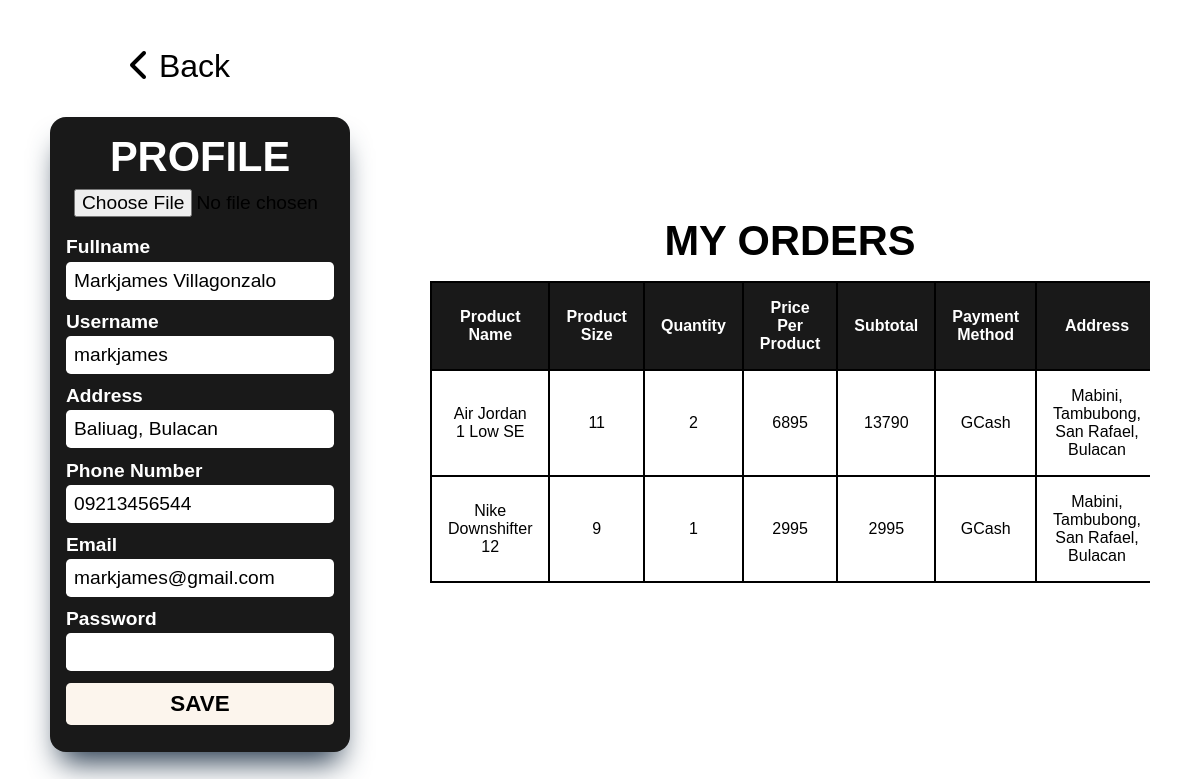
The page /php/profile.php (signed in) on the database its author committed.
### tables this page shows
CREATE TABLE `tbusers` (
  `user_id` int(11) NOT NULL,
  `user_fullName` varchar(255) NOT NULL,
  `user_username` varchar(255) NOT NULL,
  `user_password` varchar(255) NOT NULL,
  `user_email` varchar(255) NOT NULL,
  `user_contactNo` varchar(255) NOT NULL,
  `user_address` varchar(255) NOT NULL,
  `user_image` varchar(255) NOT NULL,
  `acc_type` varchar(255) NOT NULL
);

CREATE TABLE `tborders` (
  `order_id` int(11) NOT NULL,
  `product_id` int(11) NOT NULL,
  `order_product_size` varchar(255) NOT NULL,
  `order_quantity` int(11) NOT NULL,
  `user_id` int(11) NOT NULL,
  `order_price` int(11) NOT NULL,
  `order_payment_method` varchar(255) NOT NULL,
  `order_address` varchar(255) NOT NULL,
  `order_date` date NOT NULL DEFAULT current_timestamp(),
  `order_arrival_date` date DEFAULT NULL,
  `order_status` varchar(255) NOT NULL
);

CREATE TABLE `tbproducts` (
  `product_id` int(11) NOT NULL,
  `product_name` varchar(255) NOT NULL,
  `product_description` varchar(1000) NOT NULL,
  `product_category` varchar(255) NOT NULL,
  `product_sport` varchar(255) NOT NULL,
  `product_stocks` int(11) NOT NULL,
  `product_image` varchar(255) NOT NULL,
  `product_brand` varchar(255) NOT NULL,
  `product_price` int(11) NOT NULL,
  `date_added` date NOT NULL DEFAULT current_timestamp()
);

### php/profile.php (the view, shortened to what this page needs)
<?php
    include('conn.php');
    $userID = $_SESSION['id'];
    $search = isset($_GET['search']) ? $_GET['search'] : '';
    $userDetailsQuery = "SELECT * FROM tbusers WHERE user_id = $userID";
    $userDetailsResult = $conn->query($userDetailsQuery);
    $userDetails = $userDetailsResult->fetch_assoc();
    $selectQuery = 'SELECT
        tborders.order_id,
        tborders.product_id,
        tborders.order_product_size,
        tbproducts.product_name,
        tbproducts.product_price,
        tborders.user_id,
        tbusers.user_username,
        tborders.order_quantity,
        tborders.order_price,
        tborders.order_payment_method,
        tborders.order_address,
        tborders.order_date,
        tborders.order_arrival_date,
        tborders.order_status
    FROM
        tborders
    INNER JOIN
        tbproducts ON tborders.product_id = tbproducts.product_id
    INNER JOIN
        tbusers ON tborders.user_id = tbusers.user_id
    WHERE
        tborders.order_id LIKE "%' . $search . '%"
        OR tbproducts.product_name LIKE "%' . $search . '%"
        OR tbusers.user_username LIKE "%' . $search . '%"
        OR tborders.order_quantity LIKE "%' . $search . '%"
        OR tborders.order_price LIKE "%' . $search . '%"
        OR tborders.order_payment_method LIKE "%' . $search . '%"
        OR tborders.order_address LIKE "%' . $search . '%"
        OR tborders.order_date LIKE "%' . $search . '%"
        OR tborders.order_arrival_date LIKE "%' . $search . '%"
        OR tborders.order_status LIKE "%' . $search . '%"
        OR tborders.order_product_size LIKE "%' . $search . '%"';
    $result = $conn->query($selectQuery);
?>
<!DOCTYPE html>
<html lang="en">
<head>
    <link rel="stylesheet" href="../styles/profile.css">
    <link rel="stylesheet" href="https://cdnjs.cloudflare.com/ajax/libs/font-awesome/6.4.2/css/all.min.css" />
</head>
<body>
    <div class="class-container">
        <div class="left">
            <div class="back">
                <a href="shopping-page.php?page=shoes&type=categories">
                    <i class="fa-solid fa-chevron-left"></i>
                    <span>Back</span>
                </a>
            </div>
            <form method="POST" enctype="multipart/form-data">
                <h1>PROFILE</h1>
                    <div class="profile-picture-container">
                        <input type="file" name="image" id="image">
                    </div>
                <label for="fullname">Fullname</label>
                    <input type="text" id="fullname" name="fullname" value="<?php echo $userDetails['user_fullName']; ?>">
                    <label for="username">Username</label>
                    <input type="text" id="username" name="username" value="<?php echo $userDetails['user_username']; ?>">
                    <label for="address">Address</label>
                    <input type="text" id="address" name="address" value="<?php echo $userDetails['user_address']; ?>">
                    <label for="phoneNumber">Phone Number</label>
                    <input type="tel" id="phoneNumber" name="phoneNumber" value="<?php echo $userDetails['user_contactNo']; ?>">
                    <label for="email">Email</label>
                    <input type="text" id="email" name="email" value="<?php echo $userDetails['user_email']; ?>">
                    <label for="password">Password</label>
                    <input type="password" id="password" name="password">
                <input type="submit" name="submit-btn" value="SAVE">
            </form>
        </div>
        <div class="user-table">
            <span>MY ORDERS</span>
            <table>
                <tr class="table-title">
                    <th>Product Name</th>
                    <th>Product Size</th>
                    <th>Quantity</th>
                    <th>Price Per Product</th>
                    <th>Subtotal</th>
                    <th>Payment Method</th>
                    <th>Address</th>
                </tr>
                <?php
                    while ($row = $result->fetch_assoc()) {
                        echo '<tr>';
                        echo '<td>' . $row['product_name'] . '</td>';
                        echo '<td>' . $row['order_product_size'] . '</td>';
                        echo '<td>' . $row['order_quantity'] . '</td>';
                        $pricePerProduct = $row['order_price'] / $row['order_quantity'];
                        echo '<td>' . $pricePerProduct . '</td>';
                        echo '<td>' . $row['order_price'] . '</td>';
                        echo '<td>' . $row['order_payment_method'] . '</td>';
                        echo '<td>' . $row['order_address'] . '</td>';
                        echo '</tr>';
                    }
                ?>
            </table>
        </div>
    </div>
</body>
</html>

### styles/profile.css (style rules this page uses)
* { padding: 0; margin: 0; box-sizing: border-box; font-family: "poppins", sans-serif; }
a { text-decoration: none; color: #000; }
.class-container { height: 100vh; display: flex; justify-content: center; gap: 5rem; align-items: center; }
.left { width: 25%; display: flex; flex-direction: column; gap: 2rem; }
form { max-width: 100%; padding: 1rem; background-color: #191919; border-radius: 1rem; box-shadow: rgb(38, 57, 77) 0px 20px 30px -10px; }
label { display: block; margin-bottom: 0.2rem; font-weight: bold; color: #ffffff; font-size: 1.2rem; }
input { border: none; width: 100%; padding: 0.5rem; margin-bottom: 0.7rem; box-sizing: border-box; border-radius: 0.3rem; font-size: 1.2rem; }
h1 { color: #ffffff; font-size: 2.6rem; text-align: center; }
.user-table span { font-size: 2.6rem; text-align: center; font-weight: bold; font-family: "poppins", sans-serif; }
input[type="submit"] { border: none; background-color: #fcf5ed; color: #000000; cursor: pointer; font-size: 1.4rem; font-weight: bold; transition: 0.2s; }
.user-table { width: 60%; max-height: 40rem; overflow: auto; display: flex; flex-direction: column; gap: 1rem; }
.user-table .table-title { position: sticky; top: 0; }
.profile-picture-container { text-align: center; }
.back { padding-left: 5rem; font-size: 2rem; }
table, th, td, tr { border: 2px solid #000000; border-collapse: collapse; padding: 1rem; text-align: center; }
table { width: 100%; }
th { background-color: #191919; color: #ffffff; }

### rows shown on the page
tbusers: fullname "Markjames Villagonzalo", username "markjames", address "Baliuag, Bulacan", phoneNumber "09213456544", email "markjames@gmail.com"
tborders: product.product_name "Air Jordan 1 Low SE", order_product_size "11", order_quantity "2", pricePerProduct "6895", order_price "13790", order_payment_method "GCash", order_address "Mabini, Tambubong, San Rafael, Bulacan"
tborders: product.product_name "Nike Downshifter 12", order_product_size "9", order_quantity "1", order_price "2995", order_payment_method "GCash", order_address "Mabini, Tambubong, San Rafael, Bulacan"
